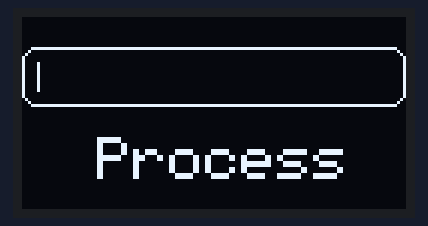
This program was run on a simulated ESP32. Parts: 128×64 one-colour display. The display library's start-up logo is not drawn.

Above: at 0.16 s.
At 1.22 s:
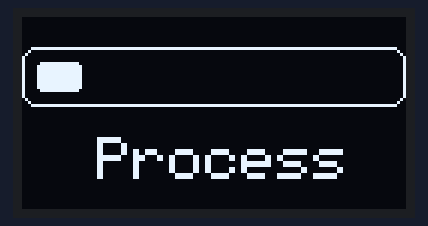
At 2.43 s:
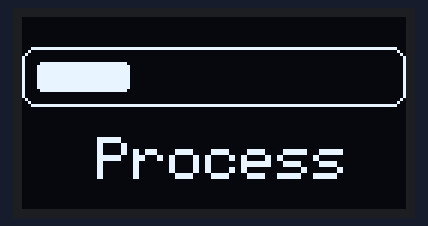
At 4.85 s:
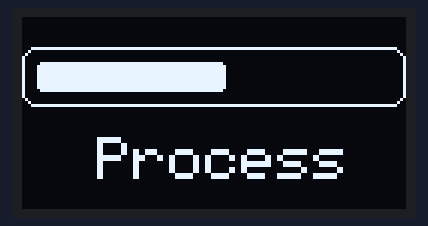
At 7.27 s:
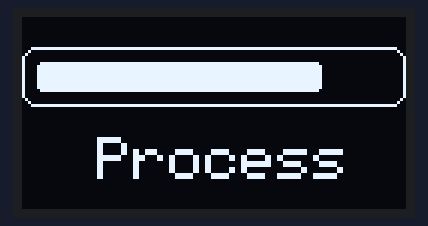
At 9.69 s:
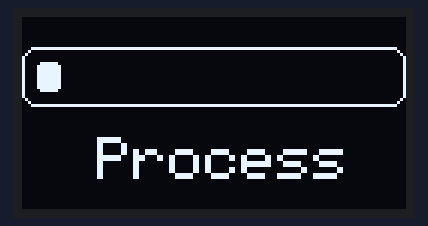

Measured:
- by itself, everything shown: repeats every 9.0 s, in 119 steps

The program:

main.cpp
```cpp
#include <SPI.h>
#include <Adafruit_GFX.h>
#include <Adafruit_SSD1306.h>
#define SCREEN_WIDTH 128 // OLED 显示屏宽度
#define SCREEN_HEIGHT 64 // OLED 显示屏高度

// 软件SPI总线
#define OLED_MOSI 13
#define OLED_CLK 18
#define OLED_DC 2
#define OLED_CS 4
#define OLED_RESET 15
Adafruit_SSD1306 oled(SCREEN_WIDTH, SCREEN_HEIGHT,
                      OLED_MOSI, OLED_CLK, OLED_DC, OLED_RESET, OLED_CS);

// 初始化进度条变量
int progress = 0;

void setup()
{
  oled.begin();
  oled.setTextSize(2);              // 设置字体大小
  oled.setTextColor(SSD1306_WHITE); // 设置文本颜色
  oled.display();                   // 显示内容
}

void loop()
{
  // 清空屏幕
  oled.clearDisplay();

  // 设置光标位置
  oled.setCursor(25, 40);
  // 显示文字
  oled.println("Process");

  // 显示进度条边框
  oled.drawRoundRect(0, 10, 128, 20, 5, SSD1306_WHITE);
  // 显示进度
  oled.fillRoundRect(5, 15, progress, 10, 2, SSD1306_WHITE);

  // 进度递增
  if (progress < 118)
  {
    progress++;
  }
  else
  {
    progress = 0;
  }

  // 刷新屏幕
  oled.display();

  delay(50); // 延迟一段时间后更新显示
}
```
